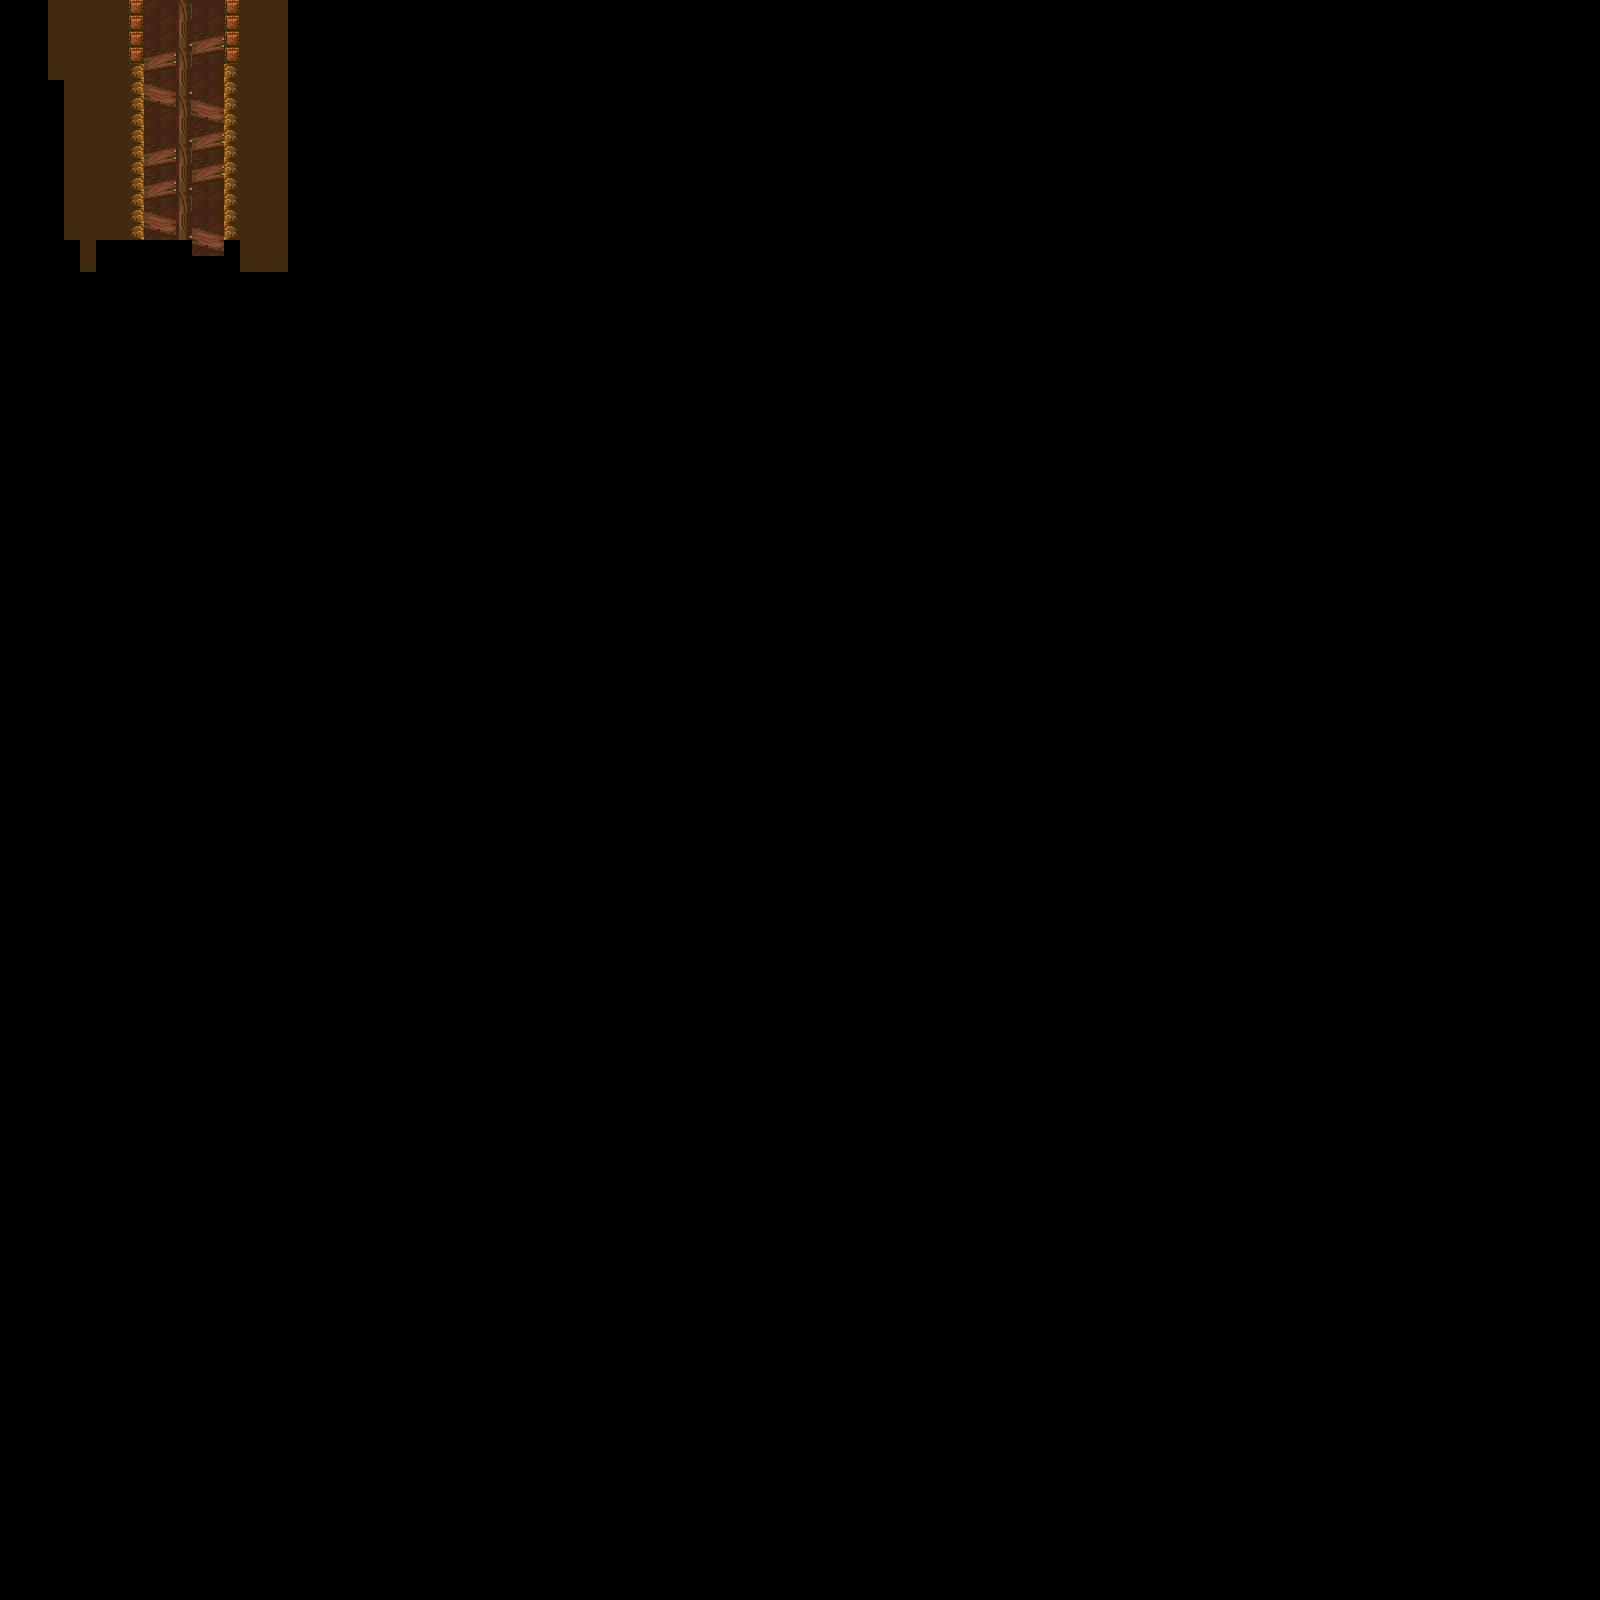

Tiled map render using the project's own tile images. Description and the map definition, with tile-layer contents summarised, below:
An orthogonal 100x100 tile map with 16x16 px tiles, 2 tile layers (Camada de Tiles 1, ground), 2 tilesets.

<map version="1.4" tiledversion="1.4.3" orientation="orthogonal" renderorder="right-down" width="100" height="100" tilewidth="16" tileheight="16" infinite="0" nextlayerid="4" nextobjectid="10">
 <tileset firstgid="1" source="Zoria Tileset/tiles.tsx" />
 <tileset firstgid="481" source="SunnyLand.tsx" />
 <layer id="1" name="Camada de Tiles 1" width="100" height="100">
  <data>[10000 cells, 0 non-empty, 0 distinct tile ids]</data>
 </layer>
 <layer id="2" name="ground" width="100" height="100">
  <data>[10000 cells, 225 non-empty, 18 distinct tile ids]</data>
 </layer>
 <objectgroup id="3" name="Camada de Objetos 1" />
</map>
